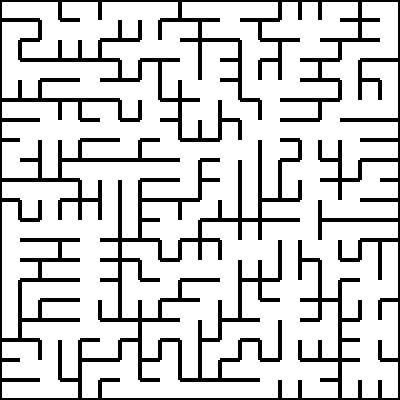
#> input picture maze2.jpg, 400 x 400 px
$ python main.py
#> lines starting #> are read from the running program, lines starting #| are printed output that depends on the picture; after the words box and inside, x2 and y2 are one past the last pixel; in counts of white or black regions, pixels touching at a corner belong together
import cv2
import numpy as np


CELL = 20
img = cv2.imread("maze2.jpg")
#> img is the input picture: shape (400, 400, 3); min 0, max 255, mean 206.1

# Height & Width
h,w = img.shape[:2]
#> h = 400; w = 400

nrow = h // CELL
#> nrow = 20
ncols = w // CELL
#> ncols = 20
ncells = nrow * ncols
#> ncells = 400

Graph = {}
def Connect(x,y,i,j):
    node1 = x*ncols + y
    node2 = i*ncols + j
    if node1 >= ncells or node2 >= ncells or node1 < 0 or node2 < 0:
        return
    if node1 not in Graph:
        Graph[node1] = []
    Graph[node1].append(node2)

def Bfs():
    visited = [False]*ncells
    visited[0] = True
    queue = []
    queue.append(0)
    parents = [-1]*ncells
    dist = [ncells]*ncells
    dist[0] = 0

    while queue:
        s = queue.pop()

        for i in Graph[s]:
            if not visited[i]:
                queue.append(i)
                visited[i] = True
                parents[i] = s
                dist[i] = 1 + dist[s]
                if i == ncells - 1:
                    return (parents,dist[ncells-1])


# [4 lines of commented-out code are left out]

for i in range(0,nrow):
    for j in range(0,ncols):
        x,y = j*20,i*20

        top = img[y:(y+2),(x+2):(x+CELL-4)]
        left = img[(y+2):(y+CELL-4),x:(x+2)]
        bottom = img[(y+CELL-4):(y+CELL),(x+2):(x+CELL-4)]
        right = img[(y+2):(y+CELL-4),(x+CELL-4):(x+CELL)]

        if 255 not in cv2.inRange(top,(0,0,0),(1,1,1)):
            Connect(i,j,i-1,j)
            # cv2.rectangle(tops,(x+2,y),(x+CELL-4,y+2),(255,0,0),-1)
        if 255 not in cv2.inRange(left,(0,0,0),(1,1,1)):
            Connect(i,j,i,j-1)
            # cv2.rectangle(tops,(x,y+2),(x+2,y+CELL-4),(255,0,0),-1)
        if 255 not in cv2.inRange(bottom,(0,0,0),(1,1,1)):
            Connect(i,j,i+1,j)
            # cv2.rectangle(tops,(x+2,y+CELL-4),(x+CELL-4,y+CELL),(255,0,0),-1)
        if 255 not in cv2.inRange(right,(0,0,0),(1,1,1)):
            Connect(i,j,i,j+1)
            # cv2.rectangle(tops,(x+CELL-4,y+2),(x+CELL,y+CELL-4),(255,0,0),-1)

par,d = Bfs()

answer = [(nrow-1,ncols-1)]
x = par[ncells-1]
while(par[x] != -1):
    answer.append((x//ncols,x%ncols))
    x = par[x]
answer.append((0,0))
answer.reverse()
print(answer)
#> (printed output is left out)
print(len(answer))
#| 41

ansvis = img.copy()
for p in answer:
    x,y = p
    x,y = x*CELL,y*CELL
    x,y = y,x
    cv2.rectangle(ansvis,(x,y),(x+CELL,y+CELL),(255,0,0),-1)
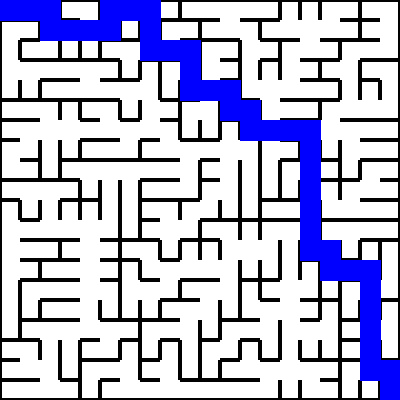
#> ansvis: shape (400, 400, 3); 10.74% of pixels changed, all inside (x1, y1, x2, y2) = (0, 0, 400, 400)

cv2.imshow("original",img)
# cv2.imshow("visualize1",tops)
cv2.imshow("answer",ansvis)
cv2.waitKey(0)

$ run again, with maze1.jpg copied over maze2.jpg
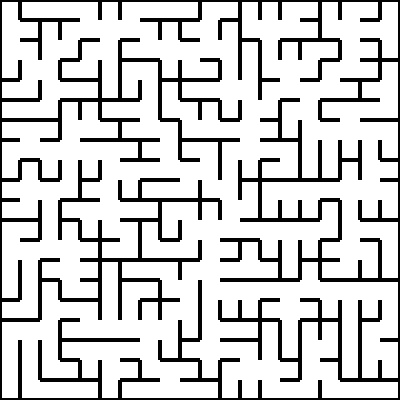
#> input picture maze1.jpg, 400 x 400 px
#> img is the input picture: shape (400, 400, 3); min 0, max 255, mean 206.1
#> (printed output is left out)
#| 49
#> after the loop `for p in answer:`:
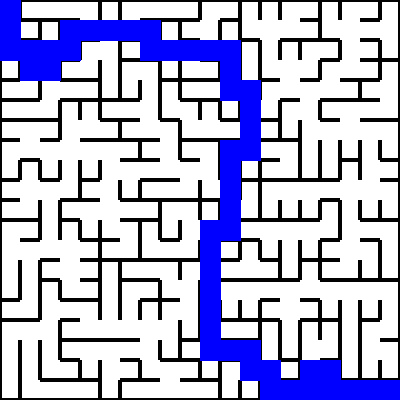
#> ansvis: shape (400, 400, 3); 12.75% of pixels changed, all inside (x1, y1, x2, y2) = (0, 0, 400, 400)
